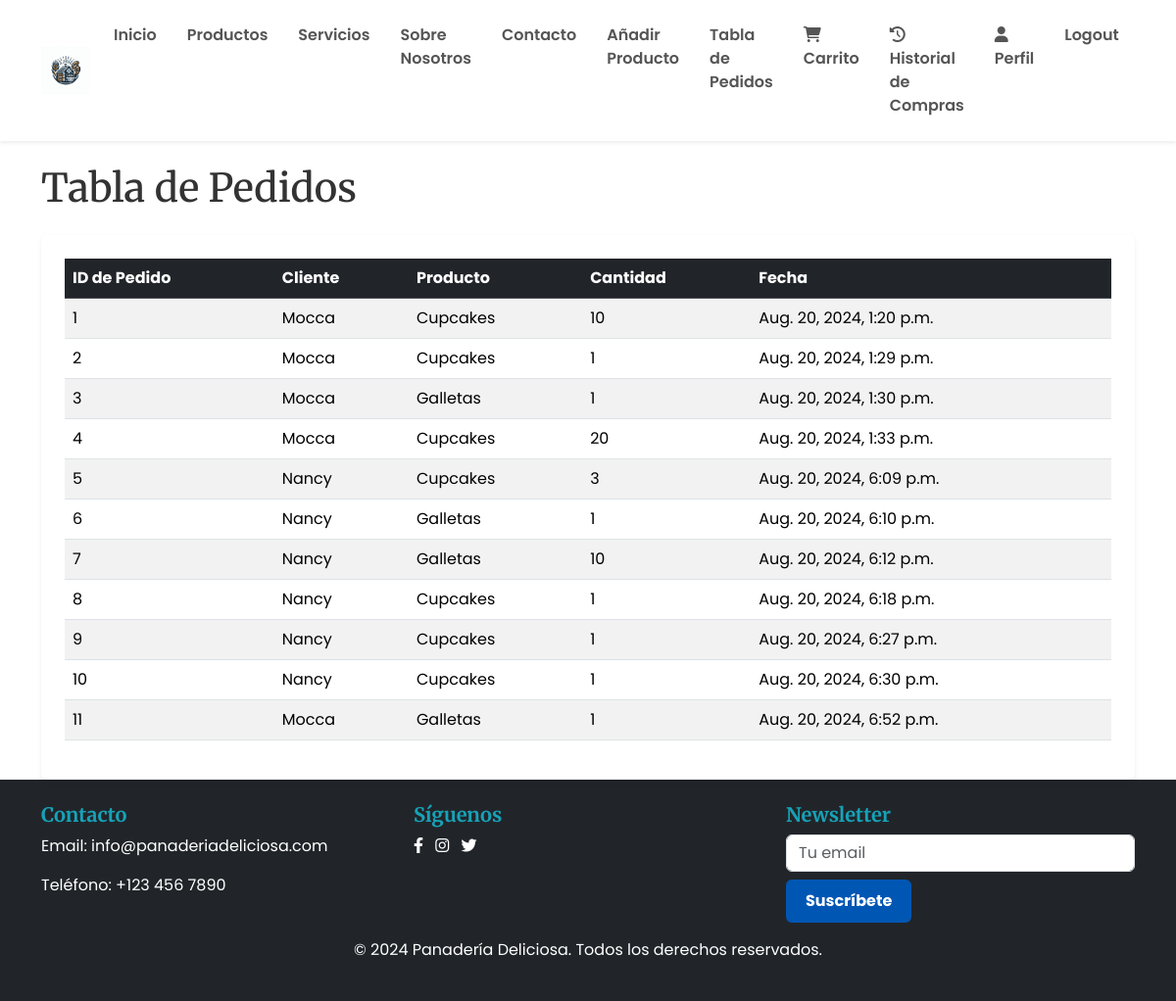
Before: /orders/ (signed in) with the older database file.
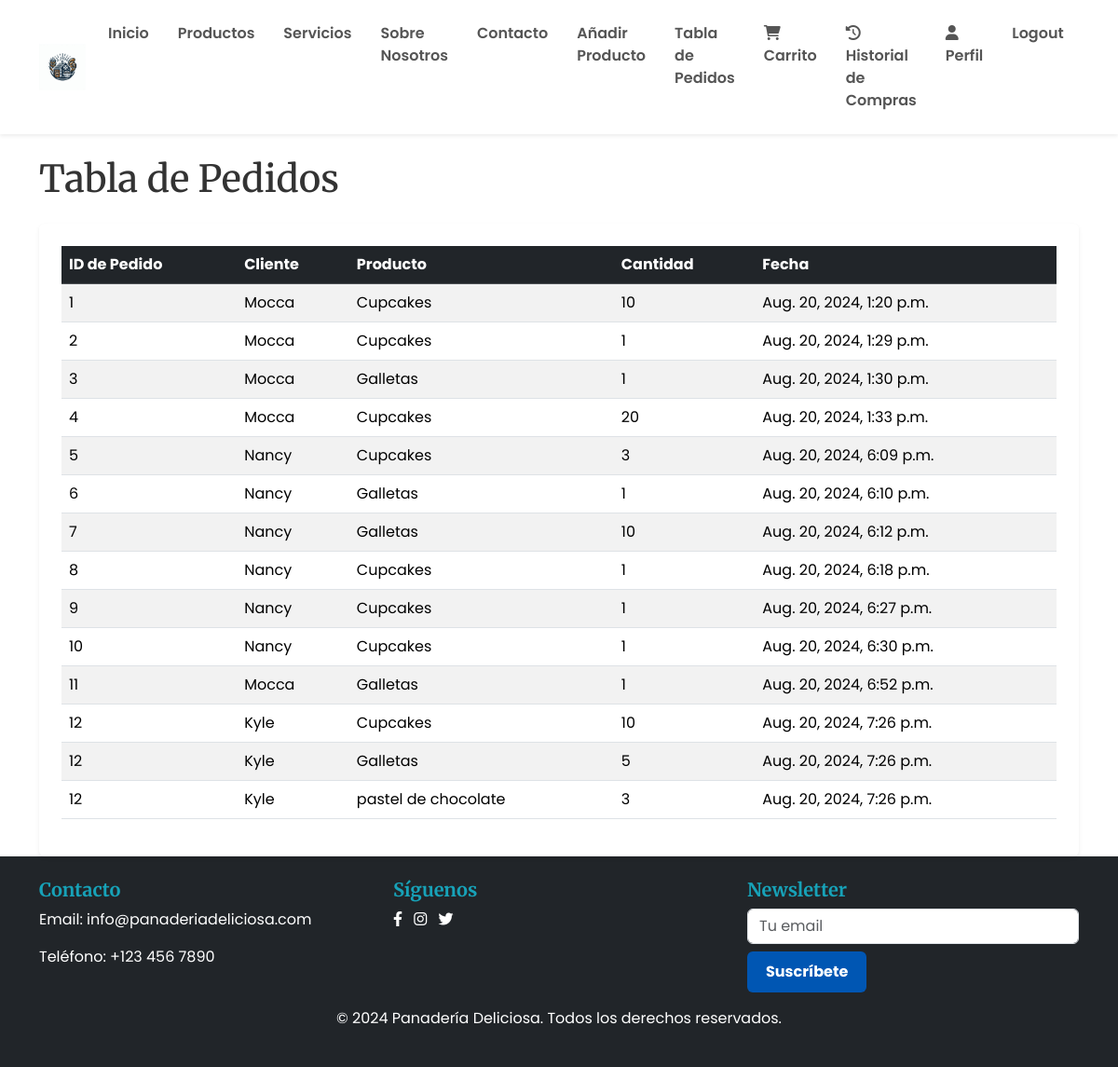
After: the same page with the newer database file.
### ProyectoMenu/models.py (models this page shows, shortened)
class Purchase(models.Model):
    customer = models.ForeignKey(Customer, on_delete=models.CASCADE)
    product = models.ForeignKey(Product, on_delete=models.CASCADE)
    quantity = models.PositiveIntegerField(default=1)
    purchase_date = models.DateTimeField(auto_now_add=True)
    order_id = models.PositiveIntegerField()

class Customer(models.Model):
    user = models.OneToOneField('auth.User', on_delete=models.CASCADE)
    name = models.CharField(max_length=100)
    phone_number = models.CharField(max_length=8, validators=[RegexValidator(r'^\d{8}$', message='Introduce un número de teléfono válido de 8 dígitos.')])
    email = models.EmailField(null=True, blank=True)
    address = models.CharField(max_length=255, null=True, blank=True)

class Product(models.Model):
    name = models.CharField(max_length=100)
    description = models.TextField()
    price = models.DecimalField(max_digits=10, decimal_places=2)
    image = models.ImageField(upload_to='products/')
    featured = models.BooleanField(default=False)

### ProyectoMenu/views.py (the view)
# urls.py: path('orders/', views.orders_table, name='tabla_pedidos'),
@login_required
@staff_member_required
def orders_table(request):
    if not request.user.is_staff:
        return redirect('inicio')
    orders = Purchase.objects.all().order_by('order_id')
    return render(request, 'paginas/tabla_pedidos.html', {'orders': orders})

### ProyectoMenu/templates/paginas/tabla_pedidos.html (shortened to what this page needs)
{% extends 'base.html' %}
{% block contenido %}
<div class="container mt-4">
    <h1 class="mb-4">Tabla de Pedidos</h1>
    <div class="card shadow-sm border-0 p-4">
        <table class="table table-striped">
            <thead class="table-dark">
                <tr>
                    <th>ID de Pedido</th>
                    <th>Cliente</th>
                    <th>Producto</th>
                    <th>Cantidad</th>
                    <th>Fecha</th>
                </tr>
            </thead>
            <tbody>
                {% for order in orders %}
                <tr>
                    <td>{{ order.order_id }}</td>
                    <td>{{ order.customer.name }}</td>
                    <td>{{ order.product.name }}</td>
                    <td>{{ order.quantity }}</td>
                    <td>{{ order.purchase_date }}</td>
                </tr>
                {% endfor %}
            </tbody>
        </table>
    </div>
</div>
{% endblock %}

Changed rows visible on the page:
added Purchase: order_id "12", customer.name "Kyle", product.name "Cupcakes", quantity "10", purchase_date "Aug. 20, 2024, 7:26 p.m."
added Purchase: order_id "12", customer.name "Kyle", product.name "Galletas", quantity "5", purchase_date "Aug. 20, 2024, 7:26 p.m."
added Purchase: order_id "12", customer.name "Kyle", product.name "pastel de chocolate", quantity "3", purchase_date "Aug. 20, 2024, 7:26 p.m."
